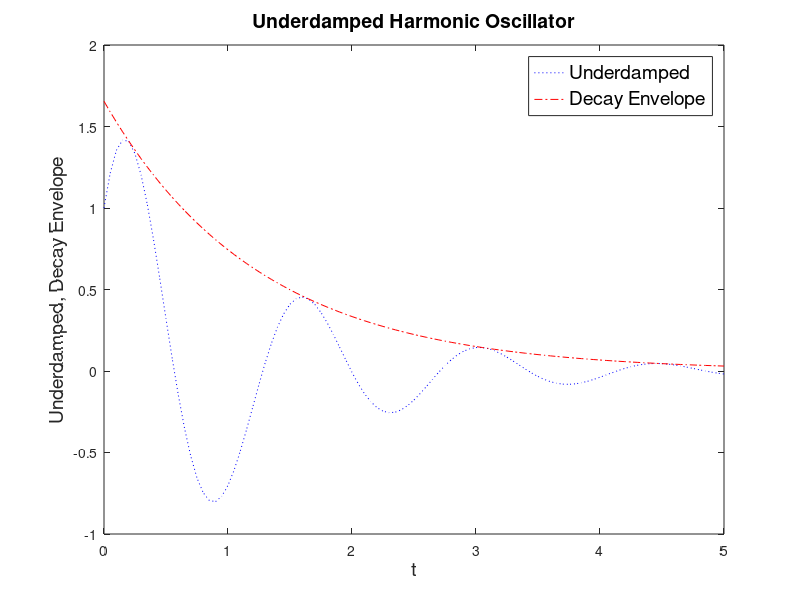

Write the MATLAB code that produced this figure.
%plots the underdamped HO solution
clear;
m=0.05; %mass
k=1; %spring constant
c=0.08; %drag coefficient
x0=1.0; %initial position
v0=5.0; %initial speed
gam=c/2/m; %critical gamma
wo=sqrt(k/m); %SHO natural frequency
desc=wo^2-gam^2; %must be positive this time
if desc <= 0; %ensure appropriate problem conditions
disp('gam needs to be smaller'); 
return; 
end
w=sqrt(desc); %underdamped frequency
B=sqrt(x0^2+(v0+gam*x0)^2/w^2); %constant B for underdamped
th=atan(w*x0/(v0+gam*x0)); %angle theta
tmax=5; %maximum time
NPTS=100; %number of points
t=[0:tmax/NPTS:tmax]; %time array
x=B*exp(-gam*t).*sin(w*t+th); %underdamped solution
xe=B*exp(-gam*t); %the decay envelope
plot(t,x,'b:',t,xe,'r-.');
title('Underdamped Harmonic Oscillator','FontSize',14)
ylabel('Underdamped, Decay Envelope','FontSize',14);
xlabel('t','FontSize',14);
h=legend('Underdamped','Decay Envelope'); set(h,'FontSize',14);
